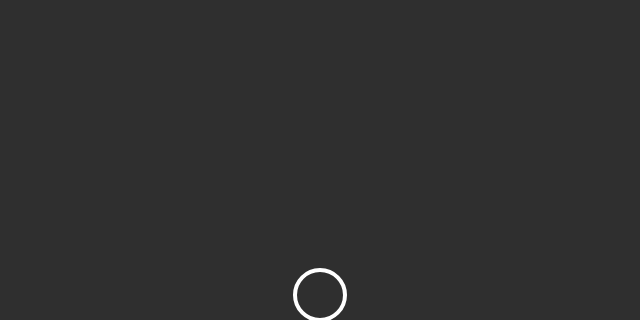
Frame 1 (no input)
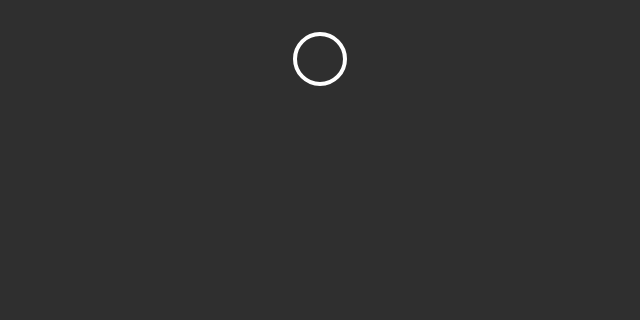
Frame 60 (no input)
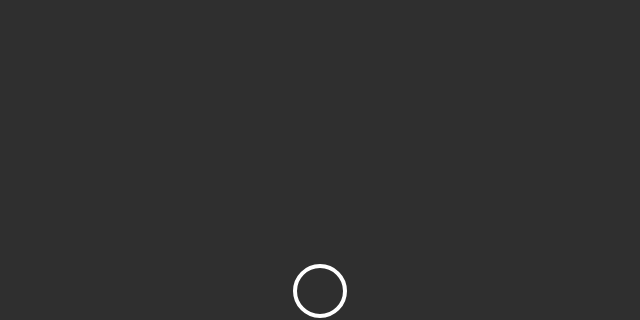
Frame 120 (the mouse pressed at the canvas centre since frame 60)

The p5.js sketch that drew these frames (run headless with seeded random() and noise() and a simulated clock; from frame 60 on, the mouse is pressed at the canvas centre):

// p5.js sketch
// ── sketch.js
var screen = {
	x:640,
	y:320
};

var ballDiameter = 50;
var speed = 4;
var ballPosY = screen.y - ballDiameter/2;
var sentido = 1;

function setup(){
	createCanvas(screen.x, screen.y);
}

function draw(){
	background(47);

	noFill();
	stroke(255);
	strokeWeight(4);
	ellipse(screen.x/2, ballPosY, ballDiameter, ballDiameter);
	ballPosY -= speed * sentido;

	if(ballPosY <= ballDiameter/2 || ballPosY >= screen.y - ballDiameter/2)
		trocarSentido();
}

function mousePressed(){
	trocarSentido(sentido);
}

function trocarSentido(){
	if(sentido == 1){
		sentido = -1;
	}else if(sentido == -1){
		sentido = 1;
	}
}
